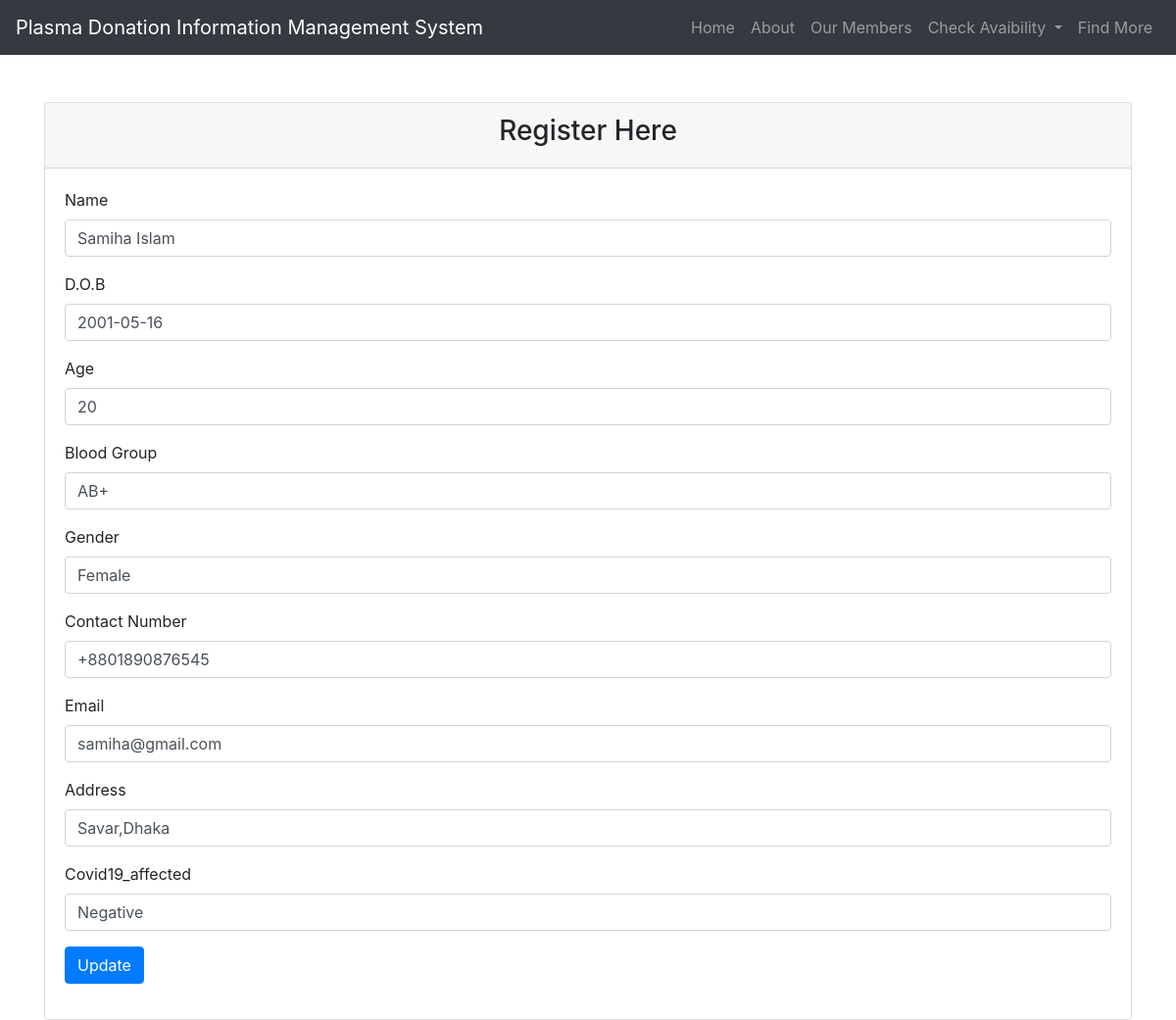
The app's page /php/update6.php?id=19 with its own data.
### tables this page shows
CREATE TABLE `donorinfo` (
  `id` int(11) NOT NULL,
  `name` varchar(100) NOT NULL,
  `Date_of_birth` date NOT NULL,
  `age` int(100) NOT NULL,
  `bloodgroup` varchar(100) NOT NULL,
  `gender` varchar(100) NOT NULL,
  `Contact_number` varchar(14) NOT NULL,
  `email` varchar(100) NOT NULL,
  `address` varchar(150) NOT NULL,
  `Covid19_affected` varchar(100) NOT NULL
);

### php/update6.php (the view, shortened to what this page needs)
<php
?>
<!DOCTYPE html>
<html>
<head>
  <link rel="stylesheet" type="text/css" href="../css/style.css">
  <link rel="stylesheet" href="https://maxcdn.bootstrapcdn.com/bootstrap/4.5.2/css/bootstrap.min.css">
</head>
<body>
<nav class="navbar navbar-expand-sm bg-dark navbar-dark">
  <a class="navbar-brand" href="index1.php">Plasma Donation Information Management System</a>
  <ul class="navbar-nav ml-auto" >
    <li class="nav-item">
      <a class="nav-link" href="index1.php">Home</a>
    </li>
    <li class="nav-item">
      <a class="nav-link" href="#">About</a>
    </li>
    <li class="nav-item">
      <a class="nav-link" href="members.php">Our Members</a>
    </li>
    <li class="nav-item dropdown">
      <a class="nav-link dropdown-toggle" href="#" id="navbardrop" data-toggle="dropdown">
        Check Avaibility
      </a>
    </li>
    <li class="nav-item">
    <a class="nav-link" href="search.php">Find More</a>
    </li>
  </ul>
</nav>
<div class="container mt-5">
<div class="row">
<div class="col-md-12">
<div class="card">
<div class="card-header text-center">
<h3>Register Here</h3>
</div>
<div class="card-body">
<?php
include 'connection.php';
$ids=$_GET['id'];
$showquery="select * from donorinfo where id={$ids}";
$showdata=mysqli_query($con,$showquery);
$arrdata=mysqli_fetch_array($showdata);
    ?>
<form action="" method="post">
  <div class="form-group">
    <label for="name">Name</label>
    <input type="text" name="name" class="form-control" id="name" value="<?php echo $arrdata['name']?>" placeholder="Enter name" required>
  </div>
  <div class="form-group">
    <label for="Date of Birth">D.O.B</label>
    <input type="text" name="Date_of_birth" class="form-control" id="Date of Birth" value="<?php echo $arrdata['Date_of_birth']?>" placeholder="Date of Birth">
  </div>
  <div class="form-group">
    <label for="age">Age</label>
    <input type="text" name="age" class="form-control" id="age" value="<?php echo $arrdata['age']?>" placeholder="Age">
  </div>
  <div class="form-group">
    <label for="bloodgroup">Blood Group</label>
    <input type="text" name="bloodgroup" class="form-control" id="bloodgroup" value="<?php echo $arrdata['bloodgroup']?>" placeholder="Blood Group">
  </div>
  <div class="form-group">
    <label for="gender">Gender</label>
    <input type="text" name="gender" class="form-control" id="gender" value="<?php echo $arrdata['gender']?>"  placeholder="Gender">
  </div>
  <div class="form-group">
    <label for="Contact_number">Contact Number</label>
    <input type="text" name="Contact_number" minlength="14" maxlength="14" class="form-control" id="Contact_number" value="<?php echo $arrdata['Contact_number']?>" placeholder="Contact Number">
  </div>
  <div class="form-group">
    <label for="email">Email</label>
    <input type="text" name="email" class="form-control" id="email" value="<?php echo $arrdata['email']?>" placeholder="Email">
  </div>
  <div class="form-group">
    <label for="address">Address</label>
    <input type="text" name="address" class="form-control" id="address" value="<?php echo $arrdata['address']?>" placeholder="Address">
  </div>
  <div class="form-group">
    <label for="Covid19_affected">Covid19_affected</label>
    <input type="text" name="Covid19_affected" class="form-control" id="Covid19_affected" value="<?php echo $arrdata['Covid19_affected']?>" placeholder="Covid19_affected">
  </div>
  <button type="submit" name="save_data" value="Update" class="btn btn-primary">Update</button>
</form>
</div>
</div>
</div>
</div></div>
</body>
</html>

### css/style.css (style rules this page uses)
body { margin:0; padding:0; background:url("https://images.unsplash.com/photo-1550147760-44c9966d6bc7?ixlib=rb-1.2.1&ixid=MXwxMjA3fDB8MHxleHBsb3JlLWZlZWR8MXx8fGVufDB8fHw%3D&w=1000&q=80"); background-size:cover; font-family:sans-serif; }

### records on screen
donorinfo: name "Samiha Islam", Date_of_birth "2001-05-16", age "20", bloodgroup "AB+", gender "Female", Contact_number "+8801890876545", email "samiha@gmail.com", address "Savar,Dhaka", Covid19_affected "Negative"
